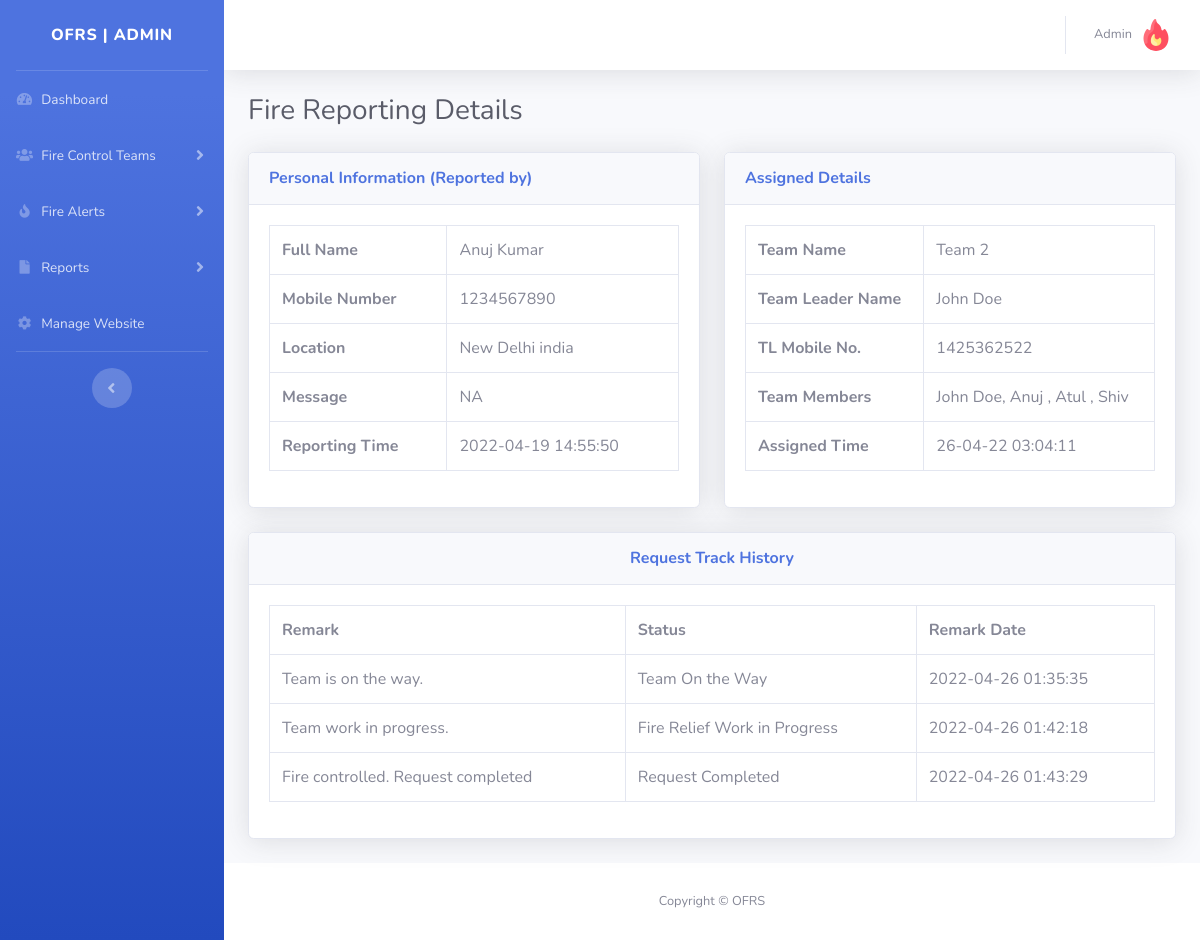
The page /admin/request-details.php?requestid=1 (signed in) on the database its author committed.
### tables this page shows
CREATE TABLE `tblsite` (
  `id` int(11) NOT NULL,
  `siteTitle` varchar(255) DEFAULT NULL,
  `siteLogo` varchar(255) DEFAULT NULL
);

CREATE TABLE `tblfirereport` (
  `id` int(11) NOT NULL,
  `fullName` varchar(255) DEFAULT NULL,
  `mobileNumber` bigint(12) DEFAULT NULL,
  `location` mediumtext DEFAULT NULL,
  `messgae` mediumtext DEFAULT NULL,
  `assignTo` int(11) DEFAULT NULL,
  `status` varchar(120) DEFAULT NULL,
  `postingDate` timestamp NULL DEFAULT current_timestamp(),
  `assignTime` varchar(255) DEFAULT NULL,
  `assignTme` varchar(255) NOT NULL
);

CREATE TABLE `tblteams` (
  `id` int(11) NOT NULL,
  `teamName` varchar(255) DEFAULT NULL,
  `teamLeaderName` varchar(255) DEFAULT NULL,
  `teamLeadMobno` bigint(12) DEFAULT NULL,
  `teamMembers` mediumtext DEFAULT NULL,
  `postingDate` timestamp NULL DEFAULT current_timestamp()
);

CREATE TABLE `tblfiretequesthistory` (
  `id` int(11) NOT NULL,
  `requestId` int(11) DEFAULT NULL,
  `status` varchar(120) DEFAULT NULL,
  `remark` mediumtext DEFAULT NULL,
  `postingDate` timestamp NOT NULL DEFAULT current_timestamp()
);

### admin/request-details.php (the view, shortened to what this page needs)
<?php session_start();
include_once('includes/config.php');
if (strlen($_SESSION['aid']==0)) {
  header('location:logout.php');
  } else{
?>
<!DOCTYPE html>
<html lang="en">
<head>
    <link href="vendor/fontawesome-free/css/all.min.css" rel="stylesheet" type="text/css">
    <link href="css/sb-admin-2.min.css" rel="stylesheet">
</head>
<body id="page-top">
    <div id="wrapper">
<?php include_once('includes/sidebar.php');?>
        <div id="content-wrapper" class="d-flex flex-column">
            <div id="content">
          <?php include_once('includes/topbar.php');?>
                <div class="container-fluid">
                    <h1 class="h3 mb-4 text-gray-800">Fire Reporting Details</h1>
     <form method="post"  name="adminprofile" >
  <div class="row">
                        <div class="col-lg-6">
                            <div class="card shadow mb-4">
                                <div class="card-header py-3">
                                    <h6 class="m-0 font-weight-bold text-primary">Personal Information (Reported by)</h6>
                                </div>
                                <div class="card-body">
<?php $rid=$_GET['requestid'];
$query=mysqli_query($con,"select * from tblfirereport where id='$rid'");
while($row=mysqli_fetch_array($query)){
?>
 <table class="table table-bordered"  width="100%" cellspacing="0">
    <tr>
    <th>Full Name</th>
    <td><?php echo $row['fullName'];?></td>
    </tr>
     <tr>
    <th>Mobile Number</th>
    <td><?php echo $row['mobileNumber'];?></td>
    </tr>
     <tr>
    <th>Location</th>
    <td><?php echo $row['location'];?></td>
    </tr>
     <tr>
    <th>Message</th>
    <td><?php echo $row['messgae'];?></td>
    </tr>
     <tr>
    <th>Reporting Time</th>
    <td><?php echo $row['postingDate'];?></td>
    </tr>
 </table>
<?php } ?>
                                </div>
                            </div>
                        </div>
                        <div class="col-lg-6">
                            <div class="card shadow mb-4">
                                <div class="card-header py-3">
                                    <h6 class="m-0 font-weight-bold text-primary">Assigned Details</h6>
                                </div>
                                <div class="card-body">
<?php $query=mysqli_query($con,"select * from tblfirereport
join tblteams on tblteams.id=tblfirereport.assignTo
    where tblfirereport.id='$rid'");
$count=mysqli_num_rows($query);
if($count>0){
while($row=mysqli_fetch_array($query)){ ?>
 <table class="table table-bordered"  width="100%" cellspacing="0">
    <tr>
    <th>Team Name</th>
    <td><?php echo $row['teamName'];?></td>
    </tr>
    <tr>
    <th>Team Leader Name</th>
    <td><?php echo $row['teamLeaderName'];?></td>
    </tr>
    <tr>
    <th>TL Mobile No.</th>
    <td><?php echo $row['teamLeadMobno'];?></td>
    </tr>
 <tr>
    <th>Team Members</th>
    <td><?php echo $row['teamMembers'];?></td>
    </tr>
     <tr>
    <th>Assigned Time</th>
    <td><?php echo $row['assignTme'];?></td>
    </tr>
</table>
<?php } }  else {?>
<h4  style="color:red;" align="center">Not Assigned Yet</h4>
<?php } ?>
                                </div>
                            </div>
                        </div>
                    </div>
<?php
$ret=mysqli_query($con,"select * from tblfiretequesthistory where requestId='$rid'");
$num=mysqli_num_rows($ret);
?>
<div class="row">
                         <div class="col-lg-12">
                            <div class="card shadow mb-4">
                                <div class="card-header py-3">
                                    <h6 class="m-0 font-weight-bold text-primary" align="center">Request  Track History</h6>
                                </div>
                                <div class="card-body">
<?php if($num>0){
?>
 <table class="table table-bordered"  width="100%" cellspacing="0">
<tr>
    <th>Remark</th>
    <th>Status</th>
    <th>Remark Date</th>
<?php while($result=mysqli_fetch_array($ret)){?>
</tr>
    <tr>
    <td><?php echo $result['remark'];?></td>
    <td><?php echo $result['status'];?></td>
    <td><?php echo $result['postingDate'];?></td>
    </tr>
<?php } ?>
</table>
         <?php
     } else { ?>
<h4 align="center" style="color:red"> No Tracking history found </h4>
         <?php } ?>
                                </div>
                            </div>
                        </div>
                    </div>
</form>
                </div>
            </div>
           <?php include_once('includes/footer.php');?>
        </div>
    </div>
</body>
</html>
<?php } ?>

### admin/includes/sidebar.php (shortened to what this page needs)
        <ul class="navbar-nav bg-gradient-primary sidebar sidebar-dark accordion" id="accordionSidebar">
<?php $query=mysqli_query($con,"select * from tblsite");
while($row=mysqli_fetch_array($query)){
$logo=$row['siteLogo'];
$wtitle=$row['siteTitle'];
}  ?>
            <a class="sidebar-brand d-flex align-items-center justify-content-center" href="dashboard.php">
                <div class="sidebar-brand-text mx-3"><?php echo $wtitle;?> | Admin</div>
            </a>
            <hr class="sidebar-divider my-0">
     <li class="nav-item">
                <a class="nav-link" href="dashboard.php">
                    <i class="fas fa-fw fa-tachometer-alt"></i>
                    <span>Dashboard</span></a>
            </li>
<li class="nav-item">
                <a class="nav-link collapsed" href="#" data-toggle="collapse" data-target="#collapsePages1" aria-expanded="true" aria-controls="collapsePages1">
                    <i class="fas fa-fw fa-users"></i>
                    <span>Fire Control Teams</span>
                </a>
            </li>
<li class="nav-item">
                <a class="nav-link collapsed" href="#" data-toggle="collapse" data-target="#collapsePages" aria-expanded="true" aria-controls="collapsePages">
                    <i class="fas fa-fw fa-fire"></i>
                    <span>Fire Alerts</span>
                </a>
            </li>
<li class="nav-item">
                <a class="nav-link collapsed" href="#" data-toggle="collapse" data-target="#collapsePages2" aria-expanded="true" aria-controls="collapsePages2">
                    <i class="fas fa-fw fa-file"></i>
                    <span>Reports</span>
                </a>
            </li>
     <li class="nav-item">
                <a class="nav-link" href="manage-site.php">
                      <i class="fas fa-fw fa-cog"></i>
                    <span>Manage Website</span></a>
            </li>
            <hr class="sidebar-divider d-none d-md-block">
            <div class="text-center d-none d-md-inline">
                <button class="rounded-circle border-0" id="sidebarToggle"></button>
            </div>
        </ul>

### admin/includes/topbar.php (shortened to what this page needs)
      <nav class="navbar navbar-expand navbar-light bg-white topbar mb-4 static-top shadow">
            <?php if($_SESSION['aid']):?>
                    <ul class="navbar-nav ml-auto">
                        <li class="nav-item dropdown no-arrow">
                            <a class="nav-link dropdown-toggle" href="#" id="userDropdown" role="button"
                                data-toggle="dropdown" aria-haspopup="true" aria-expanded="false">
                <?php
$adid=$_SESSION['aid'];
$ret1=mysqli_query($con,"select AdminName from tbladmin where ID='$adid'");
while($row1=mysqli_fetch_array($ret1)){
?>
                                <span class="mr-2 d-none d-lg-inline text-gray-600 small"><?php  echo $row1['AdminName'];?></span>
                           <?php } ?>
                                <img class="img-profile rounded-circle"
                                    src="uploadeddata/<?php echo $logo;?>">
                            </a>
                        </li>
                    </ul>
                <?php endif;?>
                </nav>

### admin/includes/footer.php
<footer class="sticky-footer bg-white">
    <div class="container my-auto">
        <div class="copyright text-center my-auto">
            <span>Copyright &copy; <?php echo $wtitle;?> </span>
        </div>
    </div>
</footer>

### rows shown on the page
tblsite: siteTitle "OFRS", siteLogo (picture)
tblfirereport: fullName "Anuj Kumar", mobileNumber "1234567890", location "New Delhi india", messgae "NA", postingDate "2022-04-19 14:55:50", tblteams.teamName "Team 2", tblteams.teamLeaderName "John Doe", tblteams.teamLeadMobno "1425362522", tblteams.teamMembers "John Doe, Anuj , Atul , Shiv", assignTme "26-04-22 03:04:11"
tblfiretequesthistory: remark "Team is on the way.", status "Team On the Way", postingDate "2022-04-26 01:35:35"
tblfiretequesthistory: remark "Team work in progress.", status "Fire Relief Work in Progress", postingDate "2022-04-26 01:42:18"
tblfiretequesthistory: remark "Fire controlled. Request completed", status "Request Completed", postingDate "2022-04-26 01:43:29"

### other values the page prints
$row1['AdminName'] "Admin"
